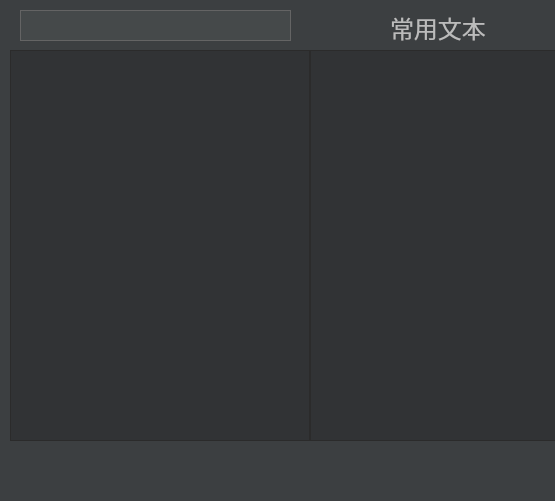
<?xml version="1.0" encoding="UTF-8"?>
<ui version="4.0">
 <class>QClipper</class>
 <widget class="QDialog" name="QClipper">
  <property name="geometry">
   <rect>
    <x>0</x>
    <y>0</y>
    <width>555</width>
    <height>501</height>
   </rect>
  </property>
  <property name="windowTitle">
   <string>QClipper</string>
  </property>
  <property name="styleSheet">
   <string notr="true">* {
    border-color: #2b2b2b;
    font-size: 18px;
    alternate-background-color: #3c3f41;
}

QFrame {
    border: none;
}

QScrollArea {
    color: #bbbbbb;
    background-color: #3c3f41;
    border: none;
    border-top: 1px solid #2b2b2b;
    selection-background-color: #2f65ca;
    selection-color: #bbbbbb;
}

QDialog{
	border-radius: 10px;
}
QDialog QScrollArea {
    border-top: none;
    border: none;
}

QPlainTextEdit {
    background-color: #2b2b2b;
    border: none;
    color: #bbbbbb;
    selection-background-color: #2f65ca;
}

QGraphicsView {
    background-color: #3c3f41;
    border-color: #2b2b2b;
    color: #bbbbbb;
}

QMainWindow,
QAbstractItemView,
QTreeView::branch,
QTabBar::tab,
QTreeWidget,
QToolBox,
QQuickWidget,
QMdiArea {
    color: #bbbbbb;
    background: #3c3f41;
    font-size: 18px;
    border-color: #2b2b2b;
    selection-background-color: #2f65ca;
    selection-color: #bbbbbb;
    alternate-background-color: #3c3f41;
}
QAbstractItemView {
    border: none;
    border-top: 1px solid #2b2b2b;
}
QAbstractItemView,
QTreeView * {
    background: #3c3f41;
    background-color: #3c3f41;
    font-size: 18px;
    selection-background-color: #2f65ca;
    selection-color: #bbbbbb;
    alternate-background-color: #3c3f41;
}
QDialog QAbstractItemView {
    border: 1px solid #2b2b2b;
}

QListView,
QListWidget,
QTableView,
QColumnView,
QDockWidget,
QMessageBox,
QSlider {
    border-color: #2b2b2b;
    background: #313335;
    color: #bbb;
    font-size: 22px;
    font: Inconsolata;
    selection-background-color: #2f65ca;
    selection-color: #bbb;
}

QListWidget::item:hover
{
    show-decoration-selected:5;
    background:#54FF9F;
}

QListView,
QListWidget,
QTableView,
QColumnView::selected
{
    font-size: 24px;

}
QScrollBar {
    border: none;
    background: #3c3f41;
    height: 12px;
    width: 12px;
    margin: 0px;
}
QScrollBar:horizontal {
    padding: 1px 0 1px;
}
QScrollBar:vertical {
    padding: 0 1px 0 1px;
}
QScrollBar::handle {
    background: #545454;
    min-width: 10px;
    min-height: 10px;
    border: 1px solid #555555;
    border-radius: 1px;
}
QScrollBar::handle:horizontal {
    min-width: 40px;
    background-color: qlineargradient(x1:0, y1:0, x2:0, y2:1, stop:0 #5c5c5c, stop:1 #515151);
}
QScrollBar::handle:vertical {
    min-height: 40px;
    background-color: qlineargradient(x1:0, y1:0, x2:1, y2:0, stop:0 #5c5c5c, stop:1 #515151);
}
QScrollBar::handle:horizontal:hover,
QScrollBar::handle:horizontal:focus {
    background-color: qlineargradient(x1:0, y1:0, x2:0, y2:1, stop:0 #6f6f6f, stop:1 #646464);
}
QScrollBar::handle:vertical:hover,
QScrollBar::handle:vertical:focus {
    background-color: qlineargradient(x1:0, y1:0, x2:1, y2:0, stop:0 #6f6f6f, stop:1 #646464);
}
QScrollBar::add-line, QScrollBar::sub-line {
    background: none;
    border: none;
}
QScrollBar::add-page,
QScrollBar::sub-page {
    background: none;
}

QTreeView::branch:open:adjoins-item:has-children {
    background: transparent url(images/arrow-bottom.png) center center no-repeat;
    margin: 0;
}
QTreeView::branch:closed:adjoins-item:has-children {
    background: transparent url(images/arrow-left.png) center center no-repeat;
    margin: 0;
}
QAbstractItemView::item:selected {
    color: #bbbbbb;
    background-color: #2f65ca;
    outline: none;
}
QAbstractItemView::branch:open:selected,
QAbstractItemView::branch:closed:selected,
QAbstractItemView::branch:open:adjoins-item:selected,
QAbstractItemView::branch:closed:adjoins-item:selected,
QAbstractItemView::branch:open:adjoins-item:has-children:selected,
QAbstractItemView::branch:closed:adjoins-item:has-children:selected {
    background-color: #2f65ca;
}

QHeaderView::section {
    background-color: qlineargradient(x1:0, y1:0, x2:0, y2:1, stop:0 #616161, stop: 0.5 #505050, stop: 0.6 #434343, stop:1 #656565);
    color: white;
    padding-left: 4px;
    border: 1px solid #6c6c6c;
}

QDialog, QDialogButtonBox {
    background-color: #3c3f41;
    border-color: #323232;
    color: #bbbbbb;
}

QTabBar::tab {
    border: 1px solid #2b2b2b;
    border-radius: 0;
    font-size: 18px;
    color: #bbb;
    padding: 0 12px;
    background-color: #3c3f41;
    border-left: none;
    height: 22px;
}
QTabBar::tab:selected {
    font: normal;
    background-color: qlineargradient(x1:0, y1:0, x2:0, y2:1, stop:0 #535353, stop:1 #444);
}
QTabBar::close-button {
    image: url(images/close.png);
    subcontrol-position: right;
}
QTabBar::close-button:hover {
    image: url(images/close-hover.png);
}

QTabWidget, QTabWidget::tab-bar {
    border-color: #292b2d;
}
QDialog QTabBar {
    border: 1px solid #292b2d;
    height: 26px;
}
QDialog QTabBar::tab:selected {
    margin: 1px 0 -1px 1px;
    border: 1px solid #666;
    border-bottom: 0;
    border-radius: 0;
    font-size: 18px;
    color: #bbb;
    height: 21px;
    padding: 1px 12px 3px;
    font: normal;
    background-color: qlineargradient(x1:0, y1:0, x2:0, y2:1, stop:0 #535353, stop:1 #444);
}
QDialog QTabBar::tab:!selected {
    margin: 0 -1px 0 0;
    border: 1px solid #292b2d;
    border-bottom: 0;
    border-radius: 0;
    font-size: 18px;
    color: #bbb;
    height: 24px;
    padding: 0 12px 1px;
    background-color: #3c3f41;
}

QDialog QTabBar::tab:last:!selected {
    margin-right: 0;
}
QDialog QTabBar::tab:last:selected {
    margin-right: 1px;
}

QDialog QTabWidget::tab-bar {
    left: 10px;
    height: 26px;
    border: 1px solid #292b2d;
    border-bottom: none;
}
QDialog QTabWidget::pane {
    border: 1px solid #292b2d;
    background-color: #3c3f41;
    background-color: qlineargradient(x1:0, y1:0, x2:0, y2:1, stop:0 #444, stop:0.03 #3c3f41, stop:0.05 #3c3f41, stop:1 #3c3f41);
}

QLabel {
    background: #3c3f41;
    color: #bbbbbb;
}
QLabel:disabled {
    color: #777777;
}

QToolButton {
    color: #eeeeee;
}
QToolButton:disabled {
    color: #777777;
}

QPushButton,
QDialog QToolButton,
QDialog QToolButton:hover {
    border-radius: 2px;
    text-align: center;
    text-decoration: none;
    font-size: 18px;
    color: #bbb;
    border: 1px solid #5e5f60;
    background-color: qlineargradient(x1:0, y1:0, x2:0, y2:1, stop:0 #525759, stop:1 #44494b);
}
QPushButton {
    padding: 0 10px 2px;
    min-width: 60px;
    height: 22px;
}
QDialog QToolButton,
QDialog QToolButton:hover {
    padding: 0;
    min-width: 30px;
    height: 21px;
}
QDialog QToolButton[popupMode=&quot;1&quot;] {
    padding-right: 20px;
}
QDialog QToolButton::menu-button {
    border-left: 1px solid #5e5f60;
    width: 20px;
}
QPushButton:pressed,
QDialog QToolButton:pressed {
    background-color: qlineargradient(x1:0, y1:0, x2:0, y2:1, stop:0 #44494b, stop:1 #525759);
}
QPushButton:default {
    border: 1px solid #575d65;
    color: #bbb;
    font: bold;
    background-color: qlineargradient(x1:0, y1:0, x2:0, y2:1, stop:0 #344a65, stop:1 #263549);
}
QPushButton:default:pressed {
    background-color: qlineargradient(x1:0, y1:0, x2:0, y2:1, stop:0 #263549, stop:1 #344a65);
}
QPushButton:focus,
QPushButton:default:focus,
QDialog QToolButton:focus {
    outline: none;
    border: 1px solid #3b72ab;
}
QToolButton::menu-arrow {
    image: url(images/arrow-down.png);
}
QPushButton::menu-indicator,
QPushButton::menu-indicator:pressed {
    position: absolute;
    background: url(images/arrow-down.png) center center no-repeat;
    width: 20px;
    height: 24px;
    top: 0;
    right: 0;
    border-left: 1px solid #5e5f60;
}
QPushButton:disabled,
QDialog QToolButton:disabled,
QPushButton::menu-indicator:disabled,
QDialog QToolButton::menu-button:disabled {
    border-color: #595a5a;
    color: #777777;
    background-color: transparent;
}

QGroupBox {
    border: 1px solid #2d2d2d;
    padding-top: 5px;
    margin-top: 10px;
    outline: none;
    spacing: 0px;
}
QGroupBox::title {
    color: #bbb;
    font-size: 18px;
    position: absolute;
    top: -9px;
    left: 7px;
    padding: 0 1px;
}
QCheckBox {
    spacing: 5px;
    outline: none;
    color: #bbb;
    margin-bottom: 2px;
}
QCheckBox:disabled {
    color: #777777;
}
QCheckBox::indicator,
QGroupBox::indicator {
    width: 18px;
    height: 18px;
}
QGroupBox::indicator {
    margin-left: 2px;
}

QRadioButton {
    spacing: 5px;
    outline: none;
    color: #bbb;
    margin-bottom: 2px;
}
QRadioButton:disabled {
    color: #777777;
}
QRadioButton::indicator {
    width: 21px;
    height: 21px;
}
QRadioButton::indicator:unchecked,
QRadioButton::indicator:unchecked:hover {
    image: url(images/radio_unchecked.png);
}
QRadioButton::indicator:unchecked:focus,
QRadioButton::indicator:unchecked:pressed {
    image: url(images/radio_unchecked_focus.png);
}

QRadioButton::indicator:checked,
QRadioButton::indicator:checked:hover {
    image: url(images/radio_checked.png);
}
QRadioButton::indicator:checked:focus,
QRadioButton::indicato::menu-arrowr:checked:pressed {
    image: url(images/radio_checked_focus.png);
}

QRadioButton::indicator:indeterminate,
QRadioButton::indicator:indeterminate:hover,
QRadioButton::indicator:indeterminate:pressed,
QRadioButton::indicator:checked:disabled {
    image: url(images/radio_checked.png);
}
QRadioButton::indicator:unchecked:disabled {
    image: url(images/radio_unchecked.png);
}

QAbstractTextEdit,
QTextEdit,
QAbstractLineEdit,
QLineEdit {
    background-color: #45494a;
    border: 1px solid #646464;
    outline: none;
    color: #bbb;
    border-radius: 0;
    min-width: 60px;
    selection-background-color: #2f65ca;
    selection-color: #bbb;
    padding: 0 4px;
}
QLineEdit {
    height: 24px;
}
QAbstractLineEdit:focus,
QTextEdit:focus,
QLineEdit:focus {
    outline: none;
    border: 1px solid #3b72ab;
}
QAbstractLineEdit:disabled,
QTextEdit:disabled,
QTextEdit:disabled:focus,
QLineEdit:disabled,
QLineEdit:disabled:focus,
QLineEdit:read-only,
QLineEdit:read-only:focus {
    border: 1px solid #4f4f4f;
    color: #777777;
}

QAbstractSpinBox,
QSpinBox {
    padding-right: 20px;
    border: 1px solid #646464;
    background-color: #45494a;
    color: #bbb;
    border-radius: 0;
    height: 24px;
    min-width: 30px;
    selection-background-color: #2f65ca;
    selection-color: #bbb;
    padding-left: 4px;
}
QAbstractSpinBox:focus,
QSpinBox:focus {
    outline: none;
    border: 1px solid #3b72ab;
}
QAbstractSpinBox::up-button,
QSpinBox::up-button {
    padding-top: 2px;
    subcontrol-position: top right;
    width: 20px;
    height: 10px;
    border: 0;
    border-left: 1px solid #646464;
}
QAbstractSpinBox::up-button:pressed,
QSpinBox::up-button:pressed {
    background-color: #3c3f41;
}
QAbstractSpinBox::up-arrow,
QSpinBox::up-arrow {
    image: url(images/arrow-up.png);
    width: 8px;
    height: 6px;
}
QAbstractSpinBox::up-arrow:disabled,
QAbstractSpinBox::up-arrow:off,
QSpinBox::up-arrow:disabled,
QSpinBox::up-arrow:off {
    image: url(images/arrow-up-disabled.png);
}
QAbstractSpinBox::down-button,
QSpinBox::down-button {
    padding-bottom: 2px;
    subcontrol-position: bottom right;
    width: 20px;
    height: 10px;
    border: 0;
    border-left: 1px solid #646464;
}
QAbstractSpinBox::down-button:pressed,
QSpinBox::down-button:pressed {
    background-color: #3c3f41;
}
QAbstractSpinBox::down-arrow,
QSpinBox::down-arrow {
    image: url(images/arrow-down.png);
    width: 8px;
    height: 6px;
}
QAbstractSpinBox::down-arrow:disabled,
QAbstractSpinBox::down-arrow:off,
QSpinBox::down-arrow:disabled,
QSpinBox::down-arrow:off {
    image: url(images/arrow-down-disabled.png);
}
QAbstractSpinBox:disabled,
QAbstractSpinBox:disabled:focus,
QAbstractSpinBox::up-button:disabled,
QAbstractSpinBox::down-button:disabled,
QSpinBox:disabled,
QSpinBox:disabled:focus,
QSpinBox::up-button:disabled,
QSpinBox::down-button:disabled {
    border-color: #4f4f4f;
    color: #777777;
}

QComboBox {
    padding-right: 20px;
    padding-left: 4px;
    border: 1px solid #646464;
    background-color: #45494a;
    color: #bbb;
    height: 24px;
    min-width: 30px;
    selection-background-color: #2f65ca;
    selection-color: #bbb;
    border-radius: 0;
}
QComboBox:focus {
    outline: none;
    border: 1px solid #3b72ab;
}
QComboBox::drop-down {
    subcontrol-origin: padding;
    subcontrol-position: top right;
    width: 20px;
    border-left: 1px solid #646464;
    border-radius: 0;
}
QComboBox::down-arrow {
    image: url(images/arrow-down.png);
}
QComboBox:disabled,
QComboBox::drop-down:disabled {
    border-color: #4f4f4f;
    color: #777777;
}
QComboBox::down-arrow:disabled {
    image: url(images/arrow-down-disabled.png);
}
QComboBox::drop-down:no-frame,
QComboBox::drop-down:no-frame::disabled {
    border-color: transparent;
    background-color: transparent;
}



QMenuBar {
    background: #3c3f41;
    padding: 0;
}
QMenuBar::item {
    spacing: 3px;
    padding: 1px 4px;
    color: #bbb;
    background: #3c3f41;
}
QMenuBar::item:selected {
    background: #2f65ca;
}
QMenuBar::item:pressed,
QMenuBar::item:hover {
    background: #2d2d2d;
}

QMenu,
QComboBox QAbstractItemView {
    background-color: #3c3f41;
    padding: 0;
    border: 1px solid #2d2d2d;
    selection-background-color: #2f65ca;
    selection-color: #bbb;
}
QComboBox QAbstractItemView::item {
    background-color: #3c3f41;
    color: #bbb;
    padding: 2px 5px;
}
QMenu::item {
    padding: 3px 10px 3px 27px;
    color: #bbb;
}
QMenu::item:selected:!disabled,
QComboBox QAbstractItemView::item:selected:!disabled,
QComboBox QAbstractItemView::item:focus:!disabled {
    background: #2f65ca;
    outline: none;
}
QMenu::icon,
QComboBox QAbstractItemView::icon {
    position: absolute;
    top: 1px;
    right: 1px;
    bottom: 1px;
    left: 6px;
}
QMenu::item:disabled,
QComboBox QAbstractItemView::item:disabled {
    color: #666;
}
QMenu::icon:checked,
QComboBox QAbstractItemView::icon:checked {
    background: white;
    border: 1px inset gray;
}
QMenu::separator,
QComboBox QAbstractItemView::separator {
    height: 1px;
    background: #2d2d2d;
    margin: 2px 0;
}
QMenu::indicator,
QComboBox QAbstractItemView::indicator {
    width: 13px;
    height: 13px;
}
QMenu::indicator:non-exclusive:unchecked,
QMenu::indicator:non-exclusive:unchecked:selected,
QMenu::indicator:exclusive:unchecked,
QMenu::indicator:exclusive:unchecked:selected,
QComboBox QAbstractItemView::indicator:non-exclusive:unchecked,
QComboBox QAbstractItemView::indicator:non-exclusive:unchecked:selected,
QComboBox QAbstractItemView::indicator:exclusive:unchecked,
QComboBox QAbstractItemView::indicator:exclusive:unchecked:selected {
    image: none;
}
QMenu::indicator:non-exclusive:checked,
QMenu::indicator:non-exclusive:checked:selected,
QMenu::indicator:exclusive:checked,
QMenu::indicator:exclusive:checked:selected,
QComboBox QAbstractItemView::indicator:non-exclusive:checked,
QComboBox QAbstractItemView::indicator:non-exclusive:checked:selected,
QComboBox QAbstractItemView::indicator:exclusive:checked,
QComboBox QAbstractItemView::indicator:exclusive:checked:selected {
    image: url(images/checked.png);
    position: absolute;
    top: 3px;
    left: 7px;
}

QHeaderView {
    border: none;
    border-bottom: 1px solid #292b2d;
    background-color: #3c3f41;
    color: #bbb;
    border-radius: 0;
    min-width: 30px;
    selection-background-color: #2f65ca;
    selection-color: #bbb;
}
QHeaderView::section {
    border: none;
    border-right: 1px solid #292b2d;
    background-color: #3c3f41;
    color: #bbb;
    border-radius: 0;
    height: 24px;
    min-width: 30px;
    selection-background-color: #2f65ca;
    selection-color: #bbb;
}
QHeaderView::section:disabled {
    color: #777777;
}
QHeaderView::section:last {
    border: none;
}
QHeaderView::section:checked {
    background-color: #2f65ca;
}
QHeaderView::down-arrow {
    image: url(images/arrow-up.png);
}
QHeaderView::up-arrow {
    image: url(images/arrow-down.png);
}

QProgressBar {
    border: 1px solid #646464;
    background-color: #45494a;
    border-radius: 2px;
    color: #bbb;
    height: 24px;
    text-align: center;
}
QProgressBar::chunk {
    background-color: #2f65ca;
    width: 20px;
}

QToolTip {
    background-color: #3c3f41;
    border: 1px solid #2d2d2d;
    color: #bbb;
}

QToolBar {
    border: none;
    color: #888;
    background: #3c3f41;
    font-size: 18px;
}

QStatusBar {
    border-top: 1px solid #27292a;
    background: #3c3f41;
    color: #bbb;
}

QStatusBar QLineEdit, QStatusBar QLineEdit:focus {
    background: #e5e5e5;
    border: 1px solid #e5e5e5;
    border-radius: 2px;
    color: #333;
    font-size: 20px;
    padding: 0;
    selection-background-color: #2f65ca;
    selection-color: #ffffff;
}
</string>
  </property>
  <widget class="QListWidget" name="list">
   <property name="geometry">
    <rect>
     <x>10</x>
     <y>50</y>
     <width>300</width>
     <height>391</height>
    </rect>
   </property>
   <property name="frameShape">
    <enum>QFrame::NoFrame</enum>
   </property>
   <property name="frameShadow">
    <enum>QFrame::Plain</enum>
   </property>
  </widget>
  <widget class="QLineEdit" name="filter">
   <property name="geometry">
    <rect>
     <x>20</x>
     <y>10</y>
     <width>271</width>
     <height>31</height>
    </rect>
   </property>
  </widget>
  <widget class="QListWidget" name="stored">
   <property name="geometry">
    <rect>
     <x>310</x>
     <y>50</y>
     <width>281</width>
     <height>391</height>
    </rect>
   </property>
  </widget>
  <widget class="QLabel" name="label">
   <property name="geometry">
    <rect>
     <x>390</x>
     <y>10</y>
     <width>111</width>
     <height>31</height>
    </rect>
   </property>
   <property name="text">
    <string>&lt;html&gt;&lt;head/&gt;&lt;body&gt;&lt;p&gt;&lt;span style=&quot; font-size:18pt;&quot;&gt;常用文本&lt;/span&gt;&lt;/p&gt;&lt;/body&gt;&lt;/html&gt;</string>
   </property>
  </widget>
  <action name="LoadTheme">
   <property name="icon">
    <iconset>
     <normalon>:/Icon/theme.png</normalon>
    </iconset>
   </property>
   <property name="text">
    <string>加载主题</string>
   </property>
   <property name="toolTip">
    <string>加载程序的颜色主题</string>
   </property>
  </action>
  <action name="Clear">
   <property name="icon">
    <iconset resource="Res.qrc">
     <normaloff>:/Icon/empty.png</normaloff>:/Icon/empty.png</iconset>
   </property>
   <property name="text">
    <string>清空</string>
   </property>
   <property name="toolTip">
    <string>清空剪贴历史</string>
   </property>
  </action>
  <action name="Setting">
   <property name="icon">
    <iconset>
     <normalon>:/Icon/setting_gear.png</normalon>
    </iconset>
   </property>
   <property name="text">
    <string>设置</string>
   </property>
  </action>
  <action name="About_QClipper">
   <property name="icon">
    <iconset>
     <normalon>:/Icon/about.png</normalon>
    </iconset>
   </property>
   <property name="text">
    <string>关于QClipper</string>
   </property>
  </action>
  <action name="Exit">
   <property name="icon">
    <iconset>
     <normalon>:/Icon/exit.png</normalon>
    </iconset>
   </property>
   <property name="text">
    <string>退出</string>
   </property>
  </action>
  <action name="ShowNormal">
   <property name="icon">
    <iconset>
     <normalon>:/Icon/recover.png</normalon>
    </iconset>
   </property>
   <property name="text">
    <string>还原</string>
   </property>
   <property name="toolTip">
    <string>显示程序</string>
   </property>
  </action>
  <action name="AddTemplate">
   <property name="icon">
    <iconset>
     <normalon>:/Icon/template.png</normalon>
    </iconset>
   </property>
   <property name="text">
    <string>构建模板</string>
   </property>
  </action>
  <action name="Save">
   <property name="icon">
    <iconset>
     <normalon>:/Icon/save.png</normalon>
    </iconset>
   </property>
   <property name="text">
    <string>保存</string>
   </property>
   <property name="toolTip">
    <string>保存到常用文本,写入文件</string>
   </property>
  </action>
  <action name="clearMult">
   <property name="icon">
    <iconset>
     <normalon>:/Icon/erase.png</normalon>
    </iconset>
   </property>
   <property name="text">
    <string>清除多选</string>
   </property>
  </action>
  <action name="Reboot">
   <property name="icon">
    <iconset>
     <normalon>:/Icon/restart.png</normalon>
    </iconset>
   </property>
   <property name="text">
    <string>重启</string>
   </property>
   <property name="toolTip">
    <string>重启程序</string>
   </property>
  </action>
  <action name="Undo">
   <property name="icon">
    <iconset>
     <normalon>:/Icon/undo.png</normalon>
    </iconset>
   </property>
   <property name="text">
    <string>撤销清空</string>
   </property>
   <property name="toolTip">
    <string>恢复清空的文本</string>
   </property>
  </action>
  <action name="Help">
   <property name="icon">
    <iconset>
     <normalon>:/Icon/Help.png</normalon>
    </iconset>
   </property>
   <property name="text">
    <string>帮助</string>
   </property>
  </action>
  <action name="Close">
   <property name="icon">
    <iconset>
     <normalon>:/Icon/close.png</normalon>
    </iconset>
   </property>
   <property name="text">
    <string>关闭</string>
   </property>
  </action>
  <action name="Delete">
   <property name="icon">
    <iconset>
     <normalon>:/Icon/delete.png</normalon>
    </iconset>
   </property>
   <property name="text">
    <string>删除</string>
   </property>
   <property name="toolTip">
    <string>从常用文本列表和文件中删除</string>
   </property>
  </action>
 </widget>
 <layoutdefault spacing="6" margin="11"/>
 <resources>
  <include location="Res.qrc"/>
 </resources>
 <connections/>
</ui>
